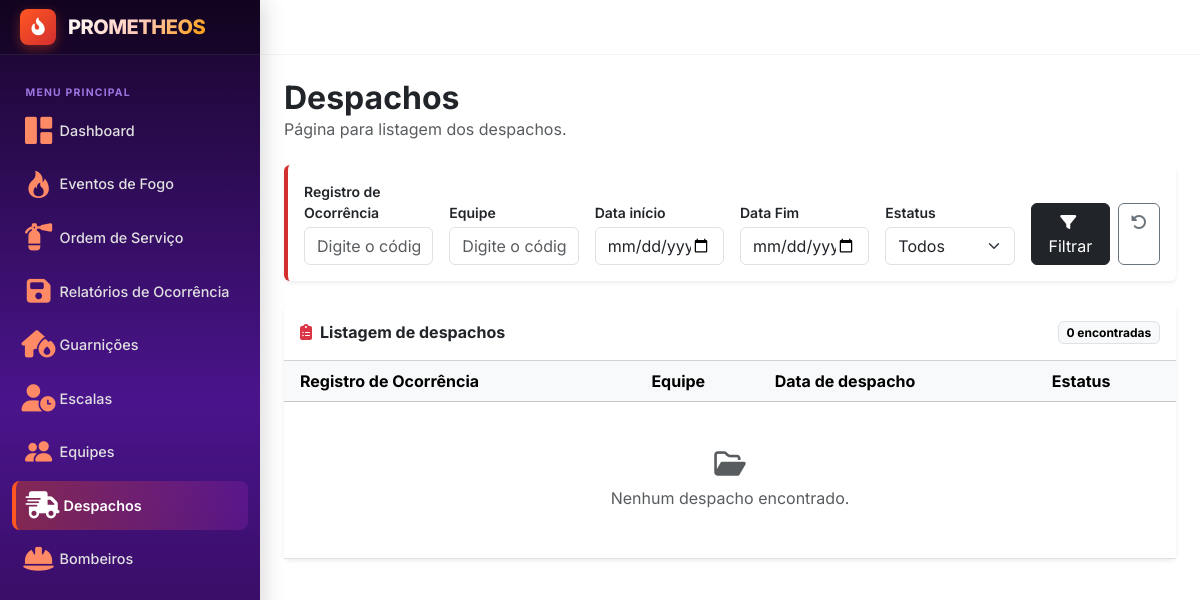
Page /despacho on the earlier database version.
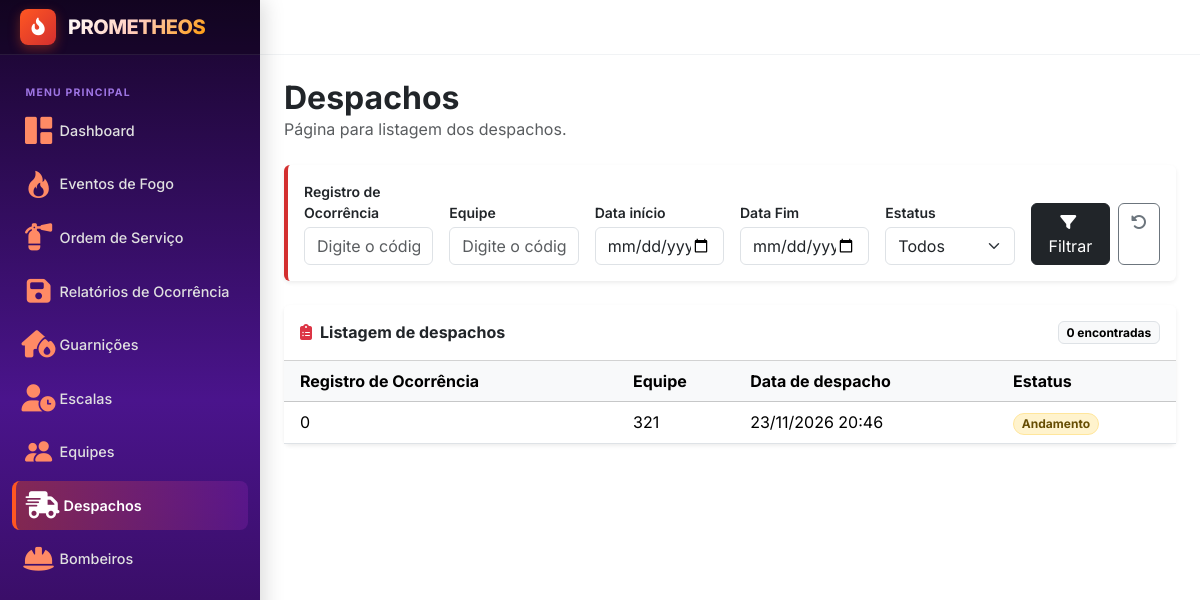
Same page on the later database version.
### evento_fogo/models.py (models this page shows, shortened)
class Despacho(models.Model):
    id = models.IntegerField(primary_key=True)
    id_ro = models.ForeignKey(RelatorioOcorrencia, on_delete=models.CASCADE)
    id_equipe = models.OneToOneField(Equipe, on_delete=models.PROTECT)
    data = models.DateTimeField()
    estatus = models.CharField(choices=Estatus, default=Estatus.ANDAMENTO)

class RelatorioOcorrencia(models.Model):
    id = models.IntegerField(primary_key=True)
    codigo = models.IntegerField()
    id_os = models.ForeignKey(OrdemServico, on_delete=models.CASCADE)
    data = models.DateTimeField()
    descricao = models.CharField(max_length=200)

### gestao/models.py (models this page shows, shortened)
class Equipe(models.Model):
    id = models.IntegerField(primary_key=True)
    codigo = models.IntegerField()
    estatus = models.CharField(choices=Estatus, default=Estatus.LIVRE)
    id_comandante = models.ForeignKey("usuario.Bombeiro", on_delete=models.PROTECT)

### evento_fogo/views.py (the view)
# urls.py: path('despacho', fogoViews.despacho, name='despacho'),
def despacho(request):
    despachos = Despacho.objects.all().order_by("-data")
    filtros = {
        "id_ro" : request.GET.get("id_ro", ""),
        "id_equipe" : request.GET.get("id_equipe", ""),
        "data_inicio" : request.GET.get("data_inicio", ""),
        "data_fim" : request.GET.get("data_fim", ""),
        "estatus" : request.GET.get("estatus", "")
    }
    if filtros["id_ro"]:
        despachos = despachos.filter(id_ro__id_os__id_evento_fogo__codigo=filtros["id_ro"])
    if filtros["id_equipe"]:
        despachos = despachos.filter(id_equipe__codigo=filtros["id_equipe"])
    if filtros["data_inicio"]:
        despachos = despachos.filter(data__date__gte=filtros["data_inicio"])
    if filtros["data_fim"]:
        despachos = despachos.filter(data__date__lte=filtros["data_fim"])
    if filtros["estatus"]:
        despachos = despachos.filter(estatus=filtros["estatus"])
    contexto = {
        "despachos" : despachos,
        "filtros" : filtros,
        "estatus_opcoes" : Despacho._meta.get_field("estatus").choices
    }
    return render(request, 'evento_fogo/despachos.html', contexto)

### templates/evento_fogo/despachos.html (shortened to what the changed rows need)
{% extends "layout.html" %}
{% block content %}
<div class="d-flex flex-wrap align-items-start justify-content-between gap-3 mb-4">
    <div>
        <h1 class="h2 fw-bold mb-0">Despachos</h1>
    </div>
</div>
<div class="card border-0 shadow-sm">
    <div class="card-header bg-white d-flex align-items-center justify-content-between py-3">
        <h2 class="h6 fw-bold mb-0">
            <i class="fa-solid fa-clipboard-list text-danger me-2"></i>Listagem de despachos
        </h2>
    </div>
    <div class="table-responsive">
        <table class="table table-hover align-middle mb-0">
            <thead class="table-light">
                <tr>
                    <th scope="col" class="ps-3">Registro de Ocorrência</th>
                    <th scope="col">Equipe</th>
                    <th scope="col">Data de despacho</th>
                    <th scope="col">Estatus</th>
                </tr>
            </thead>
            <tbody>
                {% for despacho in despachos %}
                <tr>
                    <td class="ps-3">{{ despacho.id_ro.codigo }}</td>
                    <td>{{ despacho.id_equipe.codigo }}</td>
                    <td>{{ despacho.data|date:"d/m/Y H:i" }}</td>
                    <td>
                        {% if despacho.estatus == "ABERTA" %}
                        <span class="badge bg-danger-subtle text-danger border border-danger-subtle rounded-pill">{{ despacho.get_estatus_display }}</span>
                        {% elif despacho.estatus == "ANDAMENTO" %}
                        <span class="badge bg-warning-subtle text-warning-emphasis border border-warning-subtle rounded-pill">{{ despacho.get_estatus_display }}</span>
                        {% elif despacho.estatus == "FECHADA" %}
                        <span class="badge bg-secondary-subtle text-secondary border border-secondary-subtle rounded-pill">{{ despacho.get_estatus_display }}</span>
                        {% else %}
                        <span class="badge bg-light text-dark border rounded-pill">{{ despacho.get_estatus_display|default:despacho.estatus }}</span>
                        {% endif %}
                    </td>
                </tr>
                {% empty %}
                <tr>
                    <td colspan="4" class="text-center text-muted py-5">
                        <i class="fa-regular fa-folder-open fs-3 d-block mb-2"></i>
                        Nenhum despacho encontrado.
                    </td>
                </tr>
                {% endfor %}
            </tbody>
        </table>
    </div>
</div>
{% endblock %}

Differences in the rows shown:
added Despacho: id_ro.codigo "0", id_equipe.codigo "321", data "23/11/2026 20:46", estatus "Andamento"
Other differences:
text no longer shown: "Nenhum despacho encontrado."
